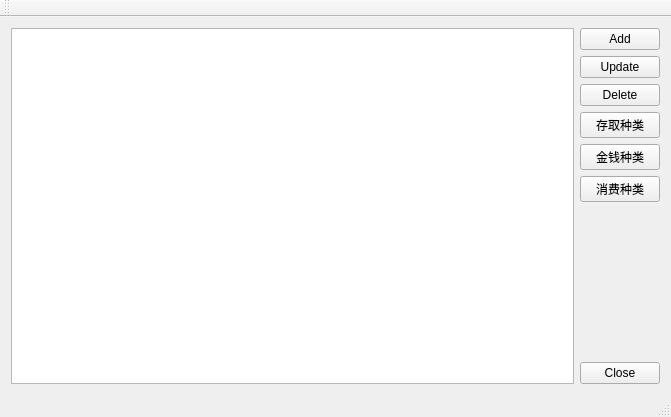
<?xml version="1.0" encoding="UTF-8"?>
<ui version="4.0">
 <class>MainWindow</class>
 <widget class="QMainWindow" name="MainWindow">
  <property name="geometry">
   <rect>
    <x>0</x>
    <y>0</y>
    <width>671</width>
    <height>417</height>
   </rect>
  </property>
  <property name="windowTitle">
   <string>MainWindow</string>
  </property>
  <widget class="QWidget" name="centralWidget">
   <layout class="QVBoxLayout" name="verticalLayout_3">
    <item>
     <layout class="QVBoxLayout" name="verticalLayout_2"/>
    </item>
    <item>
     <layout class="QHBoxLayout" name="horizontalLayout">
      <item>
       <widget class="QTableView" name="tableView"/>
      </item>
      <item>
       <layout class="QVBoxLayout" name="verticalLayout">
        <item>
         <widget class="QPushButton" name="addPushButton">
          <property name="text">
           <string>Add</string>
          </property>
         </widget>
        </item>
        <item>
         <widget class="QPushButton" name="updatePushButton">
          <property name="text">
           <string>Update</string>
          </property>
         </widget>
        </item>
        <item>
         <widget class="QPushButton" name="deletePushButton">
          <property name="text">
           <string>Delete</string>
          </property>
         </widget>
        </item>
        <item>
         <widget class="QPushButton" name="addInOutPushButton">
          <property name="text">
           <string>存取种类</string>
          </property>
         </widget>
        </item>
        <item>
         <widget class="QPushButton" name="moneyPushButton">
          <property name="text">
           <string>金钱种类</string>
          </property>
         </widget>
        </item>
        <item>
         <widget class="QPushButton" name="consumePushButton">
          <property name="text">
           <string>消费种类</string>
          </property>
         </widget>
        </item>
        <item>
         <spacer name="verticalSpacer">
          <property name="orientation">
           <enum>Qt::Vertical</enum>
          </property>
          <property name="sizeHint" stdset="0">
           <size>
            <width>20</width>
            <height>40</height>
           </size>
          </property>
         </spacer>
        </item>
        <item>
         <widget class="QPushButton" name="closePushButton">
          <property name="text">
           <string>Close</string>
          </property>
         </widget>
        </item>
       </layout>
      </item>
     </layout>
    </item>
   </layout>
  </widget>
  <widget class="QMenuBar" name="menuBar">
   <property name="geometry">
    <rect>
     <x>0</x>
     <y>0</y>
     <width>671</width>
     <height>19</height>
    </rect>
   </property>
  </widget>
  <widget class="QToolBar" name="mainToolBar">
   <attribute name="toolBarArea">
    <enum>TopToolBarArea</enum>
   </attribute>
   <attribute name="toolBarBreak">
    <bool>false</bool>
   </attribute>
  </widget>
  <widget class="QStatusBar" name="statusBar"/>
 </widget>
 <layoutdefault spacing="6" margin="11"/>
 <resources/>
 <connections/>
</ui>
